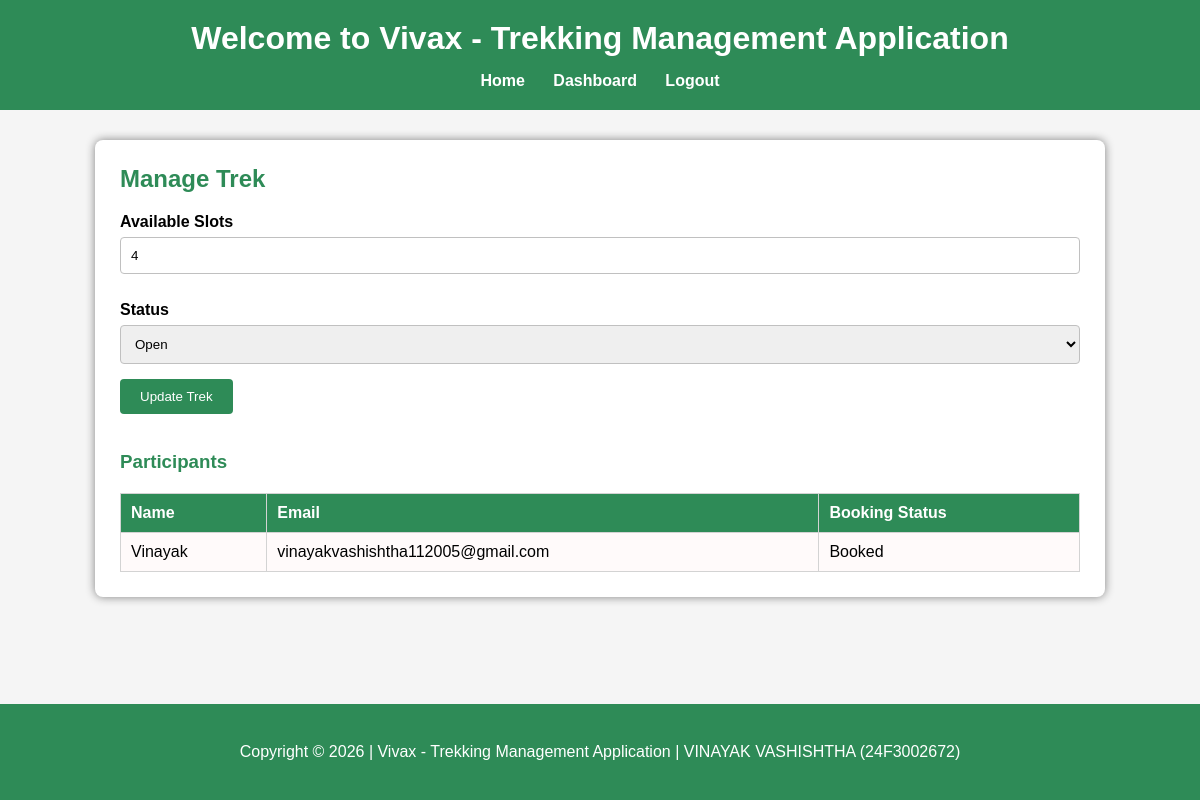
Screenshot of /staff/manage-trek/1 (signed in) with the database file from the repository.
### models.py (models this page shows)
class Trek(db.Model):
    __tablename__ = "treks"
    id = db.Column(db.Integer, primary_key=True)
    trek_name = db.Column(db.String(100), nullable=False)
    location = db.Column(db.String(100), nullable=False)
    difficulty = db.Column(db.String(20), nullable=False)
    duration = db.Column(db.Integer, nullable=False)
    available_slots = db.Column(db.Integer, nullable=False)
    status = db.Column(db.String(20), nullable=False)
    start_date = db.Column(db.Date, nullable=False)
    end_date = db.Column(db.Date, nullable=False)
    staff_id = db.Column(
        db.Integer,
        db.ForeignKey("users.id")
    )
    bookings = db.relationship(
        "Booking",
        backref="trek",
        lazy=True
    )

class Booking(db.Model):
    __tablename__ = "bookings"
    id = db.Column(db.Integer, primary_key=True)
    booking_date = db.Column(
        db.Date,
        default=date.today
    )
    status = db.Column(
        db.String(20),
        default="Booked"
    )
    user_id = db.Column(
        db.Integer,
        db.ForeignKey("users.id"),
        nullable=False
    )
    trek_id = db.Column(
        db.Integer,
        db.ForeignKey("treks.id"),
        nullable=False
    )

class User(db.Model):
    __tablename__ = "users"
    id = db.Column(db.Integer, primary_key=True)
    name = db.Column(db.String(100), nullable=False)
    email = db.Column(db.String(100), unique=True, nullable=False)
    password = db.Column(db.String(100), nullable=False)
    contact = db.Column(db.String(15), nullable=False)
    role = db.Column(db.String(20), nullable=False)
    approved = db.Column(db.Boolean, default=True)
    blacklisted = db.Column(db.Boolean, default=False)
    assigned_treks = db.relationship(
        "Trek",
        backref="staff",
        lazy=True
    )
    bookings = db.relationship(
        "Booking",
        backref="user",
        lazy=True
    )

### app.py (the view, shortened to what this page needs)
@app.route("/staff/manage-trek/<int:trek_id>", methods=["GET", "POST"])
def manage_trek(trek_id):
    if not staff_logged_in():
        return redirect("/login")
    trek = Trek.query.get_or_404(trek_id)
    if trek.staff_id != session["user_id"]:
        return redirect("/staff/dashboard")
    return render_template(
        "staff_manage_trek.html",
        trek=trek
    )

### app.py (called while the page is built)
def staff_logged_in():
    return session.get("role") == "staff"

### templates/staff_manage_trek.html (shortened to what this page needs)
{% extends "layout.html" %}
{% block content %}
<h2>Manage Trek</h2>
<form method="POST">
    <label>Available Slots</label>
    <input type="number" name="available_slots" value="{{ trek.available_slots }}" required>
    <label>Status</label>
    <select name="status">
        <option value="Open" {% if trek.status=="Open" %}selected{% endif %}>Open</option>
    </select>
    <button type="submit">Update Trek</button>
</form>
<br>
<h3>Participants</h3>
<table>
    <tr>
        <th>Name</th>
        <th>Email</th>
        <th>Booking Status</th>
    </tr>
    {% for booking in trek.bookings %}
    <tr>
        <td>{{ booking.user.name }}</td>
        <td>{{ booking.user.email }}</td>
        <td>{{ booking.status }}</td>
    </tr>
    {% endfor %}
</table>
{% endblock %}

### static/style.css (style rules this page uses)
body { margin:0; padding:0; font-family:Arial,sans-serif; background:whitesmoke; min-height: 100vh; display: flex; flex-direction: column; }
h2 { margin-top:0; color:seagreen; }
h3 { color:seagreen; }
table { width:100%; border-collapse:collapse; margin-top:20px; background:white; }
table, th, td { border:1px solid lightgray; }
th { background:seagreen; color:white; }
th, td { padding:10px; text-align:left; }
tr:nth-child(even) { background:snow; }
label { display:block; margin-top:12px; font-weight:bold; }
input, select { width:100%; padding:10px; margin-top:6px; margin-bottom:15px; box-sizing:border-box; border:1px solid silver; border-radius:4px; }
button { background:seagreen; color:white; border:none; padding:10px 20px; border-radius:4px; cursor:pointer; }

### rows the page displays
Trek: available_slots "4", status "Open"
Booking: user.name "Vinayak", user.email "vinayakvashishtha112005@gmail.com", status "Booked"
